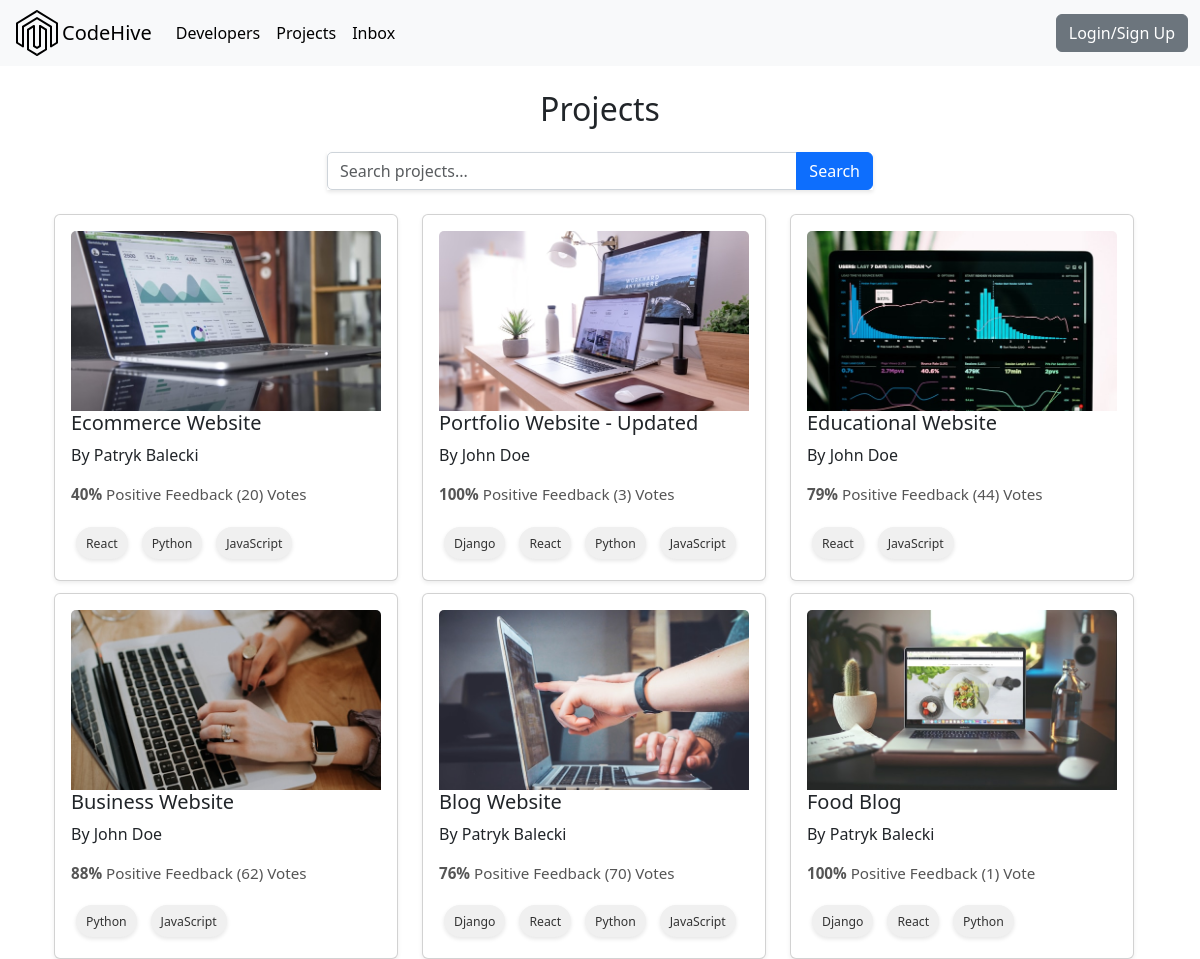
/projects/, run on the app's committed database.
### projects/models.py (models this page shows, shortened)
class Project(models.Model):
    owner = models.ForeignKey(Profile, null=True, blank=True, on_delete=models.CASCADE)
    title = models.CharField(max_length=200)
    description = models.TextField(null=True, blank=True)
    featured_image = models.ImageField(null=True, blank=True, default="default.jpg")
    demo_link = models.CharField(max_length=2000, null=True, blank=True)
    source_link = models.CharField(max_length=2000, null=True, blank=True)
    tags = models.ManyToManyField('Tag', blank=True)
    vote_total = models.IntegerField(default=0, null=True, blank=True)
    vote_ratio = models.IntegerField(default=0, null=True, blank=True)
    created = models.DateTimeField(auto_now_add=True)
    id = models.UUIDField(default=uuid.uuid4, unique=True, primary_key=True, editable=False)

class Tag(models.Model):
    name = models.CharField(max_length=200)
    created = models.DateTimeField(auto_now_add=True)
    id = models.UUIDField(default=uuid.uuid4, unique=True, primary_key=True, editable=False)
    def __str__(self):
        return self.name

### users/models.py (models this page shows, shortened)
class Profile(models.Model):
    user = models.OneToOneField(User, on_delete=models.CASCADE, null=True, blank=True)
    name = models.CharField(max_length=200, blank=True, null=True)
    email = models.EmailField(max_length=500, blank=True, null=True)
    username = models.CharField(max_length=200, blank=True, null=True)
    location = models.CharField(max_length=200, blank=True, null=True, default="Earth")
    short_intro = models.CharField(max_length=200, blank=True, null=True, default="This is a default bio. User has not added a bio yet.")
    bio = models.TextField(blank=True, null=True)
    profile_image = models.ImageField(null=True, blank=True, upload_to='profiles/', default="profiles/user-default.jpg")
    social_github = models.CharField(max_length=200, blank=True, null=True)
    social_twitter = models.CharField(max_length=200, blank=True, null=True)
    social_linkedin = models.CharField(max_length=200, blank=True, null=True)
    social_youtube = models.CharField(max_length=200, blank=True, null=True)
    social_website = models.CharField(max_length=200, blank=True, null=True)
    created = models.DateTimeField(auto_now_add=True)
    id = models.UUIDField(default=uuid.uuid4, unique=True, primary_key=True, editable=False)

### projects/views.py (the view)
# urls.py: path('projects/', include('projects.urls')),
def projects(request):
    projects = Project.objects.all()
    context = {'projects': projects}
    return render(request, 'projects/projects.html', context)

### projects/templates/projects/projects.html (shortened to what this page needs)
{% extends 'main.html'%}
{% block content %}
<div class="container mt-4 ">
    <h2 class="mb-4 text-center">Projects</h2>
    <div class="row justify-content-center mb-4">
        <div class="col-md-6">
            <form method="GET" action="{% url 'projects' %}">
                <div class="input-group">
                    <input type="text" name="search" class="form-control" placeholder="Search projects..." value="{{ request.GET.search|default:'' }}">
                    <button class="btn btn-primary" type="submit">Search</button>
                </div>
            </form>
        </div>
    </div>
<div class="container mt-4">
    <div class="card-container">
        {% for project in projects %}
        <div class="card-item">
            <a href="{% url 'project' project.id %}" class="text-decoration-none text-dark">
            <div class="card shadow-sm h-100">
                <div class="card-body">
                    <img src="{{ project.featured_image.url }}" class="card-img-top" alt="">
                    <h5 class="card-title">{{ project.title }}</h5>
                    <p><a class="project_author text-decoration-none text-dark"
                    href="{% url 'user-profile' project.owner.id %}"> By {{project.owner.name}} </p>
                    <div class="card-text">
                        <span class="project-rating">
                        <span style="font-weight: bold;">{{ project.vote_ratio }}%</span>
                         Positive Feedback ({{ project.vote_total }}) Vote{{project.vote_total|pluralize:"s"}}
                        <div class="project-tags">
                            {% for tag in project.tags.all %}
                            <span class="tag">
                                <small>{{tag}}</small>
                            </span>
                            {% endfor %}
                        </div>
                    </div>
                </div>
            </div>
        </div>
        {% endfor %}
    </div>
</div>
{% endblock content %}

### static/styles/main.css (style rules this page uses)
.card-container { display: flex; flex-wrap: wrap; gap: 12px; justify-content: space-between; }
.card-item { flex: 0 0 calc(33.333% - 20px); box-sizing: border-box; }
.card { border-radius: 10px; overflow: hidden; transition: transform 0.2s ease, box-shadow 0.2s ease; }
.card-title { font-size: 1.25rem; color: #333; }
.card-text { font-size: 0.95rem; color: #555; }
.card-img-top { height: 180px; object-fit: cover; }
.input-group { box-shadow: 0 2px 4px rgba(0, 0, 0, 0.1); }
.btn { border-radius: 20px; }
.tag { display: inline-block; background-color: #f0f0f0; color: #333; padding: 5px 10px; border-radius: 20px; font-size: 14px; font-weight: 500; text-align: center; white-space: nowrap; margin: 5px; box-shadow: 0 2px 4px rgba(0, 0, 0, 0.1); }
.card { border: none; border-radius: 10px; transition: transform 0.3s ease, box-shadow 0.3s ease; }
.card-body { padding: 20px; }
.container { max-width: 600px; }
.card { border: none; border-radius: 10px; background: #f9f9f9; }
.card-body { padding: 2rem; }
.btn-primary { background-color: #007bff; border: none; transition: background-color 0.3s ease; }
.card-body a { color: #007bff; text-decoration: none; transition: color 0.3s ease; }
input.form-control { border-radius: 5px; border: 1px solid #ced4da; transition: border-color 0.3s ease; }
.card { border-radius: 8px; overflow: hidden; }
.btn { border-radius: 4px; }
input, select, textarea { display: block; width: 100%; padding: 0.75rem; font-size: 1rem; border: 1px solid #ced4da; border-radius: 4px; }
.btn-primary { font-size: 1.1rem; padding: 0.75rem; }

### data on the page
Project: featured_image (picture), title "Ecommerce Website", owner.name "Patryk Balecki", vote_ratio "40", vote_total "20"
Tag: name "React"
Tag: name "Python"
Tag: name "JavaScript"
Project: featured_image (picture), title "Portfolio Website - Updated", owner.name "John Doe", vote_ratio "100", vote_total "3"
Tag: name "Django"
Project: featured_image (picture), title "Educational Website", owner.name "John Doe", vote_ratio "79", vote_total "44"
Project: featured_image (picture), title "Business Website", owner.name "John Doe", vote_ratio "88", vote_total "62"
Project: featured_image (picture), title "Blog Website", owner.name "Patryk Balecki", vote_ratio "76", vote_total "70"
Project: featured_image (picture), title "Food Blog", owner.name "Patryk Balecki", vote_ratio "100", vote_total "1"
